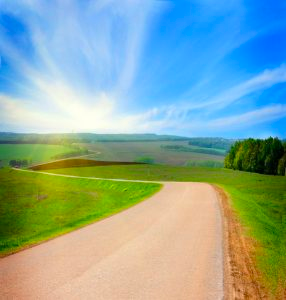
#> input picture LAB8/Image/img.png, 286 x 300 px
$ python image_pil.py
#> lines starting #> are read from the running program, lines starting #| are printed output that depends on the picture
import numpy as np

# Importing Image and ImageOps module from PIL package
from PIL import Image, ImageOps

# creating a image object
image = Image.open(r"img.png")
#> image is the input picture: PIL image 286x300 RGBA; mean R, G, B, A 137.3, 168.3, 157.6, 255

# creating greyscale image object by applying greyscale method
image_grayscale = ImageOps.grayscale(image)
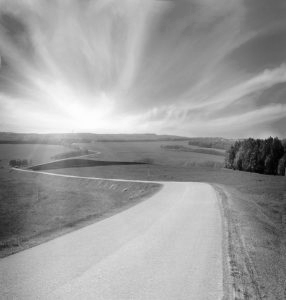
#> image_grayscale: PIL image 286x300 L; min 1, max 254, mean 157.8

# size of image
print(image_grayscale.size)
#| (286, 300)

# image as numpy array of pixel
img_array = np.array(image_grayscale)
print(img_array.shape)
#| (300, 286)
print(img_array[299,285])
#| 111

# pixels of image as PixelAccess object
pixels = image_grayscale.load()
print(pixels[34, 34])
#| 177
pixels[34, 34] = (0)
print(pixels[34, 34])
#| 0

for i in range(286):
    for j in range(300):
        print(pixels[i,j])
#> this loop made 286 passes
#> (printed output is left out)

# using getpixel method for pixel access
cordinate = x, y = 150, 59
print(image_grayscale.getpixel(cordinate))

# show image
image_grayscale.show()

# change and save image
img_array = img_array - 100
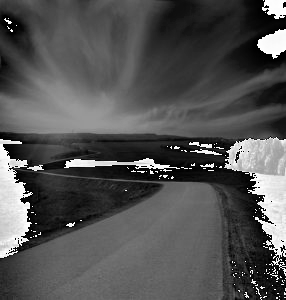
#> img_array: shape (300, 286); min 0, max 255, mean 82.6
new_img = Image.fromarray(img_array)

new_img.show()
